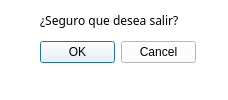
<?xml version="1.0" encoding="UTF-8"?>
<ui version="4.0">
 <class>MenuPrincipalSalir</class>
 <widget class="QMainWindow" name="MenuPrincipalSalir">
  <property name="windowModality">
   <enum>Qt::NonModal</enum>
  </property>
  <property name="geometry">
   <rect>
    <x>0</x>
    <y>0</y>
    <width>228</width>
    <height>100</height>
   </rect>
  </property>
  <property name="minimumSize">
   <size>
    <width>228</width>
    <height>100</height>
   </size>
  </property>
  <property name="maximumSize">
   <size>
    <width>228</width>
    <height>100</height>
   </size>
  </property>
  <property name="cursor">
   <cursorShape>ArrowCursor</cursorShape>
  </property>
  <property name="windowTitle">
   <string>Gestión de Sueldos</string>
  </property>
  <property name="styleSheet">
   <string notr="true">background-color: white;</string>
  </property>
  <widget class="QWidget" name="centralwidget">
   <widget class="QLabel" name="label_2">
    <property name="geometry">
     <rect>
      <x>40</x>
      <y>0</y>
      <width>171</width>
      <height>41</height>
     </rect>
    </property>
    <property name="font">
     <font>
      <family>10pt Arial</family>
      <weight>12</weight>
      <italic>false</italic>
      <bold>false</bold>
     </font>
    </property>
    <property name="styleSheet">
     <string notr="true">font: 100 light 10pt &quot;Arial&quot;;
color: black;</string>
    </property>
    <property name="text">
     <string>¿Seguro que desea salir?</string>
    </property>
   </widget>
   <widget class="QDialogButtonBox" name="buttonBoxAceptarCancelar">
    <property name="geometry">
     <rect>
      <x>40</x>
      <y>40</y>
      <width>156</width>
      <height>24</height>
     </rect>
    </property>
    <property name="font">
     <font>
      <weight>50</weight>
      <italic>false</italic>
      <bold>false</bold>
     </font>
    </property>
    <property name="styleSheet">
     <string notr="true">font: light;</string>
    </property>
    <property name="orientation">
     <enum>Qt::Horizontal</enum>
    </property>
    <property name="standardButtons">
     <set>QDialogButtonBox::Cancel|QDialogButtonBox::Ok</set>
    </property>
    <property name="centerButtons">
     <bool>false</bool>
    </property>
   </widget>
  </widget>
  <widget class="QMenuBar" name="menubar">
   <property name="geometry">
    <rect>
     <x>0</x>
     <y>0</y>
     <width>228</width>
     <height>21</height>
    </rect>
   </property>
  </widget>
  <widget class="QStatusBar" name="statusbar"/>
 </widget>
 <resources/>
 <connections/>
</ui>
